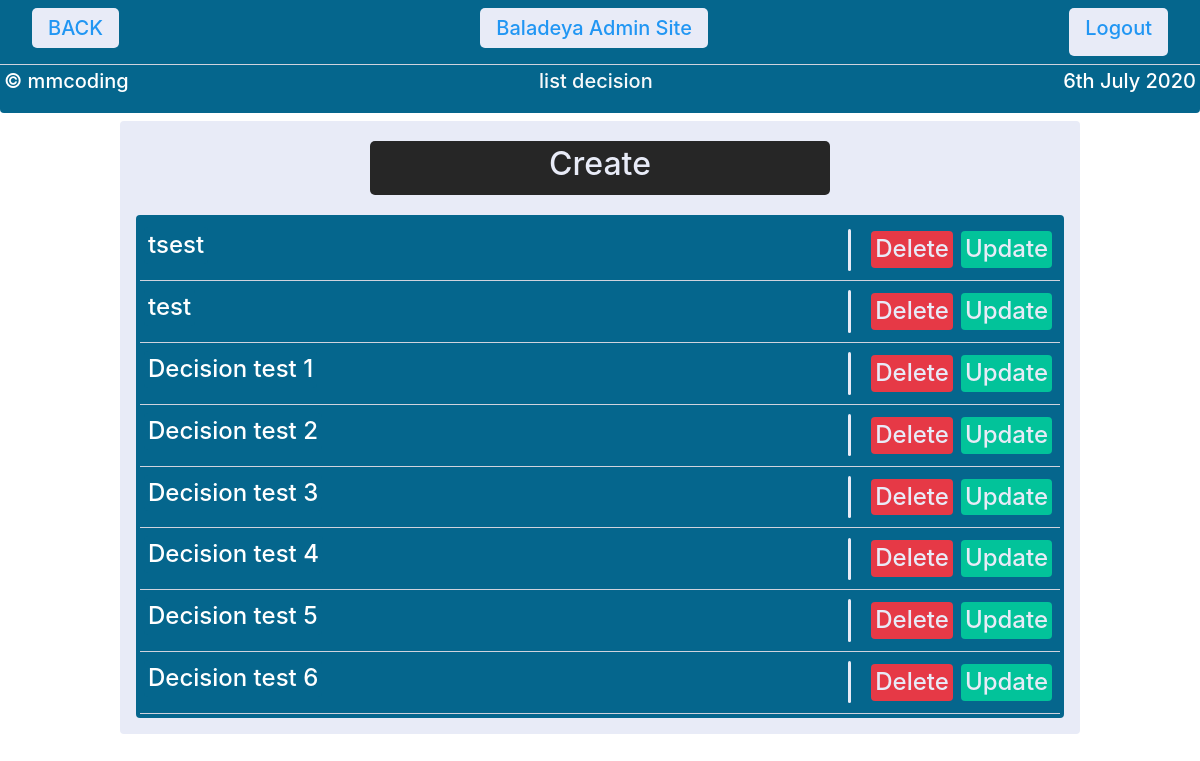
The page /adminbaladeya/decisions/ (signed in) on the database its author committed.
### website/models.py (models this page shows, shortened)
class NewsDecisions(models.Model):
    news_title=                     models.CharField(max_length=128)
    news_description=               models.TextField()
    news_principale_image=          models.ImageField(upload_to='News/Decision/Principal/Image/')
    news_date=                      models.DateTimeField(default=datetime.now,blank=True,null=True)
    madetby=models.ForeignKey(settings.AUTH_USER_MODEL ,blank=True,null=True,on_delete=models.CASCADE,related_name='decision')

### baladeyaadmin/views.py (the view)
# urls.py: path('decisions/',NewsDecisionsListView.as_view(),name='decisionslist'),#decision_list_view
class NewsDecisionsListView(LoginRequeiredMixin,ListView):
    model=newsdecisionsmodel
    ordering = ['-news_date']
    template_name=f'admin/{newsdecisionstemplate}/list.html'

### templates/admin/Decisions/list.html
{% extends 'admin/list.html' %}
{% block directory %}list decision {% endblock %}
{% block object_title %} {{object.news_title}} {% endblock %}

### templates/admin/list.html
{% extends 'admin/adminbase.html' %}
    {% block admincontent %}
    <div class="bac1 rounded mx-auto p-3" style="width: 80%;">
        <div class=" mb-3 rounded p-1 d-flex justify-content-center"><a href="create/" class="w-50"><div class="button button3 w-100  p-1"><h2>Create</h2></div></a></div>
        <div class="bac rounded p-1">
            {% for object in object_list %}
                <div class="d-flex justify-content-between bac p-1">
                    <a href="{{ object.id }}/" class="text-decoration-none "><div class="bac rounded m-1 mx-auto p-1 text-center text-white h4" >
                    {% block object_title %}{% endblock %}
                    </div>
                    </a>
                    <div class="d-flex justify-content-center  p-0">
                        <div class=" my-auto bac1 rounded mx-3" style="width: 3px;height: 80%;"></div>
                        <a href="{{ object.id }}/delete/" class="text-decoration-none m-1"><div class="button buttondelete rounded p-1 m-1 mx-auto  text-center m h4" >
                            Delete
                        </div></a>
                        <a href="{{ object.id }}/update/" class="text-decoration-none m-1"><div class="button buttonupdate rounded p-1 m-1 mx-auto  text-center  h4" >
                            Update
                        </div></a>
                    </div>
                </div>
            <hr class="m-0 bac1">
            {% endfor %}
        </div>
    {% endblock %}

### templates/admin/adminbase.html (style rules this page uses)
.button { border: none; color: #E8EBF7; padding: 8px 16px; text-align: center; text-decoration: none; display: inline-block; transition-duration: 0.4s; cursor: pointer; border-radius: 5px; }
.button3 { background-color: #262626; color: #E8EBF7; }
.buttondelete { background-color: #E63946; color: #E8EBF7; }
.buttonupdate { background-color: #02C39A; color: #E8EBF7; }
.bac { background: #05668D; }
.bac1 { background: #E8EBF7; }

### rows shown on the page
NewsDecisions: news_title "tsest"
NewsDecisions: news_title "test"
NewsDecisions: news_title "Decision test 1"
NewsDecisions: news_title "Decision test 2"
NewsDecisions: news_title "Decision test 3"
NewsDecisions: news_title "Decision test 4"
NewsDecisions: news_title "Decision test 5"
NewsDecisions: news_title "Decision test 6"
